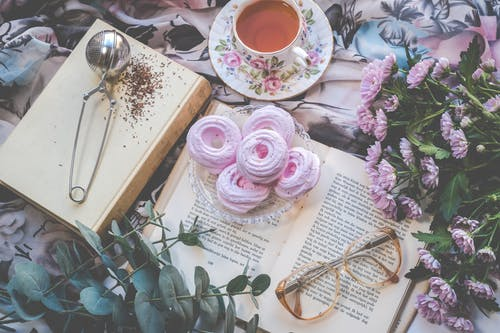
#> input picture foodorderingsite/pexels-photo-1693626.jpeg, 500 x 333 px, given in place of the camera
$ python 'Killer bees_Girija bansal_invisible cloak.py'
#> lines starting #> are read from the running program, lines starting #| are printed output that depends on the picture; after the words box and inside, x2 and y2 are one past the last pixel; in counts of white or black regions, pixels touching at a corner belong together
import cv2
import numpy as np
import time
cap = cv2.VideoCapture(0)
time.sleep(2)
ret, background = cap.read()
#> background is the input picture: shape (333, 500, 3); mean B, G, R 149.4, 146, 150.6
while (True):
      ret, img = cap.read()
      if not ret:
          break
      hsv = cv2.cvtColor(img, cv2.COLOR_BGR2HSV)
#> hsv: shape (333, 500, 3); mean H, S, V 84.9, 29.4, 157.6
      lower_red = np.array([0, 120, 70])
      upper_red = np.array([10, 255, 255])
      mask1 = cv2.inRange(hsv, lower_red, upper_red)
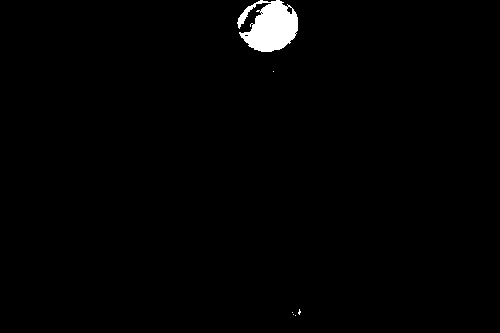
#> mask1: shape (333, 500); 1.3% white; 6 white regions (5 under 20 px), largest, box (x1, y1, x2, y2) and area: (237, 0, 298, 52) 2115
      lower_red = np.array([170, 120, 70])
      upper_red = np.array([180, 255, 255])
      mask2 = cv2.inRange(hsv, lower_red, upper_red)
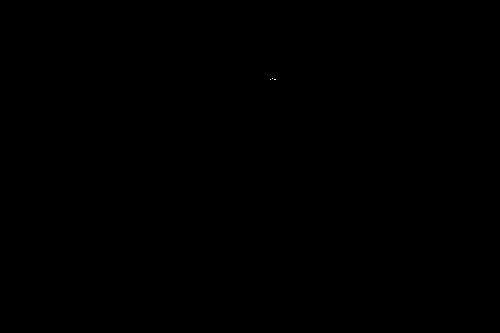
#> mask2: shape (333, 500); 0% white in thin lines or dots, all inside (x1, y1, x2, y2) = (270, 78, 276, 80)
      mask1 = mask1 + mask2
      mask1 = cv2.morphologyEx(mask1,cv2.MORPH_OPEN,np.ones((1,1),dtype='uint8'),iterations=2)
      mask1 = cv2.morphologyEx(mask1, cv2.MORPH_DILATE, np.ones((1, 1), np.uint8), iterations=1)
      mask2 = cv2.bitwise_not(mask1)
      res1 = cv2.bitwise_and(background, background, mask=mask1)
      res2 = cv2.bitwise_and(img, img, mask=mask2)
      final_output = cv2.addWeighted(res1, 1, res2, 1, 0)
      cv2.imshow("helllllloooo",final_output)
      if cv2.waitKey(1)==27 :
#> (key Esc is pressed here)
          break
cap.release()
cv2.destroyAllWindows()

$ run again, on foodorderingsite/menu.jpeg
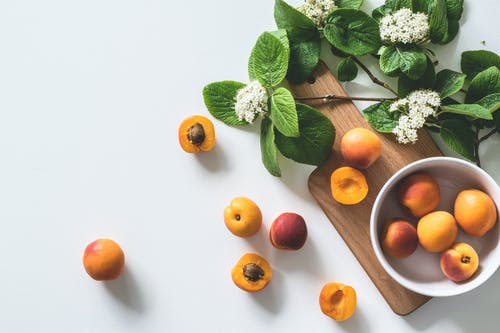
#> input picture foodorderingsite/menu.jpeg, 500 x 333 px, given in place of the camera
#> background is the input picture: shape (333, 500, 3); mean B, G, R 167.6, 182.1, 186
#> hsv: shape (333, 500, 3); mean H, S, V 69, 52.2, 194.9
#> `mask1 = cv2.inRange(hsv, lower_red, upper_red)`:
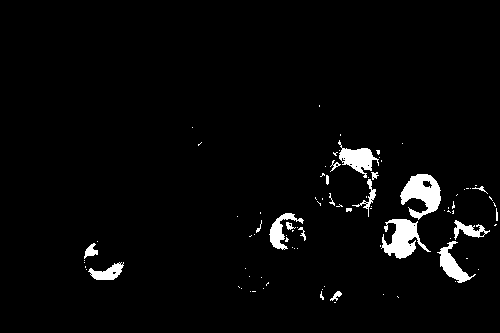
#> mask1: shape (333, 500); 3.1% white; 89 white regions (69 under 20 px), largest, box (x1, y1, x2, y2) and area: (400, 174, 441, 220) 1054, (381, 219, 431, 259) 1005, (338, 140, 379, 178) 655
#> `res2 = cv2.bitwise_and(img, img, mask=mask2)`:
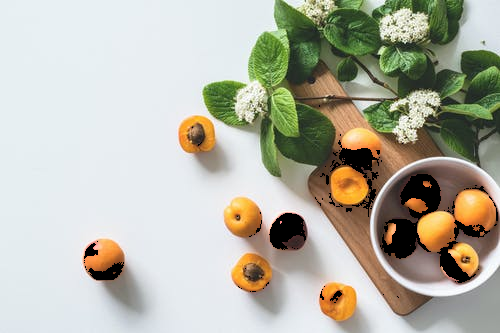
#> res2: shape (333, 500, 3); mean B, G, R 165.7, 179.6, 181.1
